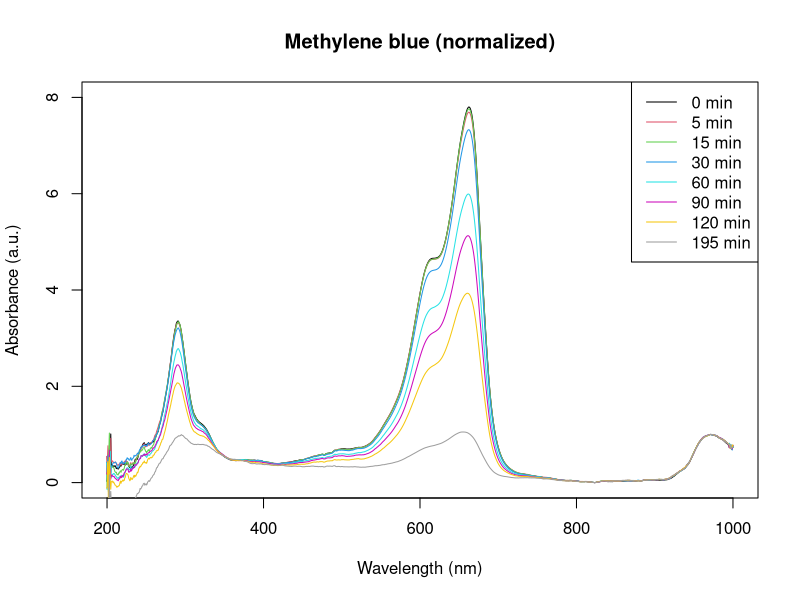
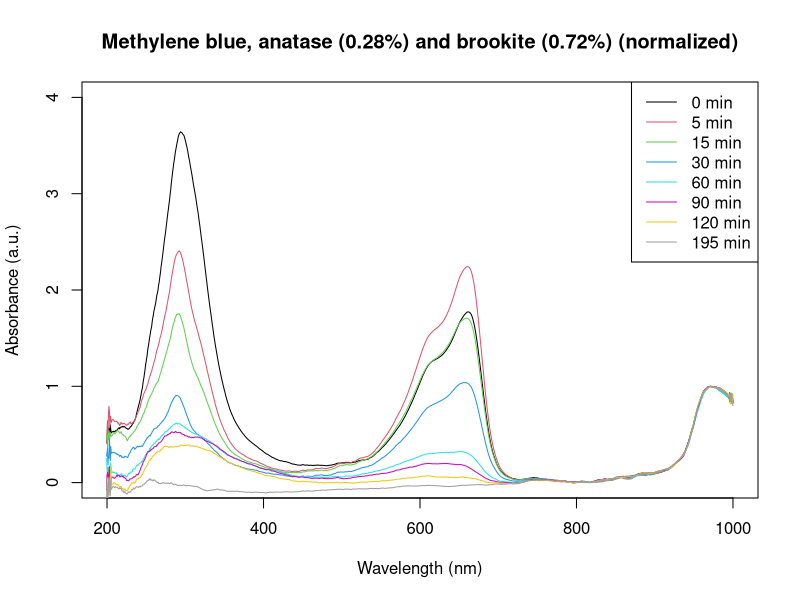
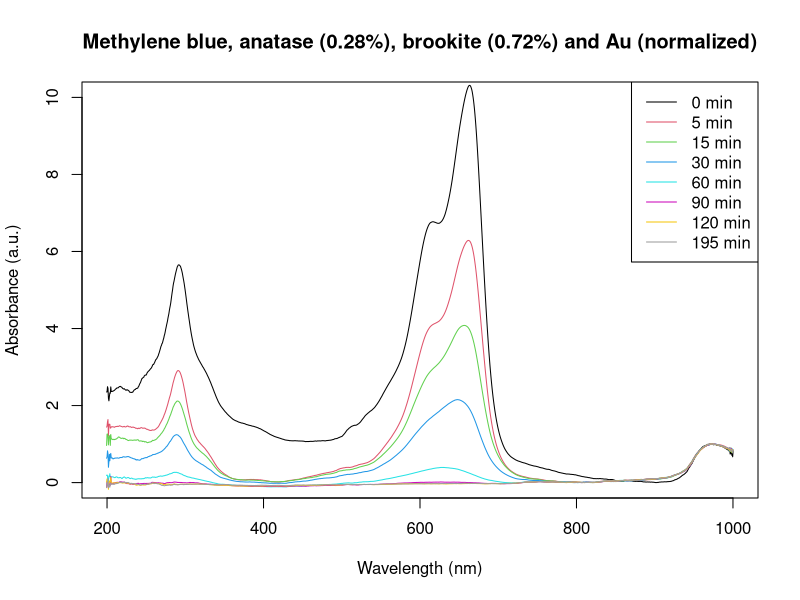
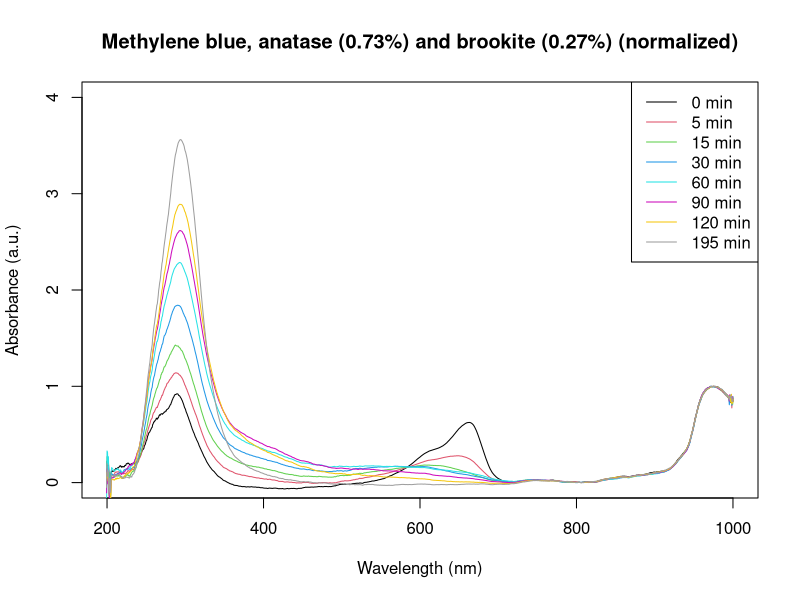
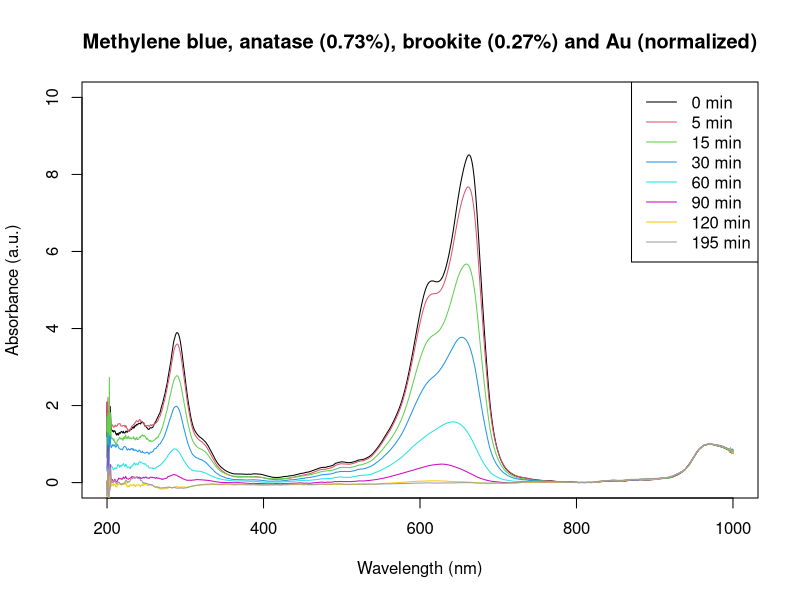

Here is the R script that generated these plots, in order:
# This script only normalizes the data
# We subtract the minimum in the region above 800nm
# and multiply by the maximum in that region.
# We save the normalized data and produce plots for it


# Read all the data files
mb <- read.table("Methylene_blue.dat")
mbAn0.28Br0.72 <- read.table("Methylene_blue_anatase0.28_brookite0.72.dat")
mbAn0.28Br0.72Au <- read.table("Methylene_blue_anatase0.28_brookite0.72_Au.dat")
mbAn0.73Br0.27 <- read.table("Methylene_blue_anatase0.73_brookite0.27.dat")
mbAn0.73Br0.27Au <- read.table("Methylene_blue_anatase0.73_brookite0.27_Au.dat")

# Correct names
names(mb)               <- c("Wavelength", "min195", "min120", "min90", "min60", "min30", "min15", "min5", "min0")
names(mbAn0.28Br0.72)   <- c("Wavelength", "min195", "min120", "min90", "min60", "min30", "min15", "min5", "min0")
names(mbAn0.28Br0.72Au) <- c("Wavelength", "min195", "min120", "min90", "min60", "min30", "min15", "min5", "min0")
names(mbAn0.73Br0.27)   <- c("Wavelength", "min195", "min120", "min90", "min60", "min30", "min15", "min5", "min0")
names(mbAn0.73Br0.27Au) <- c("Wavelength", "min195", "min120", "min90", "min60", "min30", "min15", "min5", "min0")

# Finding the minimum values
mb_min <- apply(mb[mb$Wavelength > 800,], 2, min)
mbAn0.28Br0.72_min <- apply(mbAn0.28Br0.72[mbAn0.28Br0.72$Wavelength > 800,], 2, min)
mbAn0.28Br0.72Au_min <- apply(mbAn0.28Br0.72Au[mbAn0.28Br0.72Au$Wavelength > 800,], 2, min)
mbAn0.73Br0.27_min <- apply(mbAn0.73Br0.27[mbAn0.73Br0.27$Wavelength > 800,], 2, min)
mbAn0.73Br0.27Au_min <- apply(mbAn0.73Br0.27Au[mbAn0.73Br0.27Au$Wavelength > 800,], 2, min)

# Subtracting the minimum values
mb_norm               <- sweep(mb, 2, mb_min, "-")
mbAn0.28Br0.72_norm   <- sweep(mbAn0.28Br0.72, 2, mbAn0.28Br0.72_min, "-")
mbAn0.28Br0.72Au_norm <- sweep(mbAn0.28Br0.72Au, 2, mbAn0.28Br0.72Au_min, "-")
mbAn0.73Br0.27_norm   <- sweep(mbAn0.73Br0.27, 2, mbAn0.73Br0.27_min, "-")
mbAn0.73Br0.27Au_norm <- sweep(mbAn0.73Br0.27Au, 2, mbAn0.73Br0.27Au_min, "-")

# Finding the maximum values
mb_max               <- apply(mb_norm[mb$Wavelength > 800,], 2, max)
mbAn0.28Br0.72_max   <- apply(mbAn0.28Br0.72_norm[mbAn0.28Br0.72$Wavelength > 800,], 2, max)
mbAn0.28Br0.72Au_max <- apply(mbAn0.28Br0.72Au_norm[mbAn0.28Br0.72Au$Wavelength > 800,], 2, max)
mbAn0.73Br0.27_max   <- apply(mbAn0.73Br0.27_norm[mbAn0.73Br0.27$Wavelength > 800,], 2, max)
mbAn0.73Br0.27Au_max <- apply(mbAn0.73Br0.27Au_norm[mbAn0.73Br0.27Au$Wavelength > 800,], 2, max)

# Dividing by the maximum values
mb_norm               <- sweep(mb_norm, 2, mb_max, "/")
mbAn0.28Br0.72_norm   <- sweep(mbAn0.28Br0.72_norm, 2, mbAn0.28Br0.72_max, "/")
mbAn0.28Br0.72Au_norm <- sweep(mbAn0.28Br0.72Au_norm, 2, mbAn0.28Br0.72Au_max, "/")
mbAn0.73Br0.27_norm   <- sweep(mbAn0.73Br0.27_norm, 2, mbAn0.73Br0.27_max, "/")
mbAn0.73Br0.27Au_norm <- sweep(mbAn0.73Br0.27Au_norm, 2, mbAn0.73Br0.27Au_max, "/")

# Restoring the values of the first column
mb_norm$Wavelength               <- mb$Wavelength
mbAn0.28Br0.72_norm$Wavelength   <- mbAn0.28Br0.72$Wavelength
mbAn0.28Br0.72Au_norm$Wavelength <- mbAn0.28Br0.72Au$Wavelength
mbAn0.73Br0.27_norm$Wavelength   <- mbAn0.73Br0.27$Wavelength
mbAn0.73Br0.27Au_norm$Wavelength <- mbAn0.73Br0.27$Wavelength

# Save the normalized data
write.table(mb_norm,               file = "Methylene_blue_normalized.dat", row.names = FALSE)
write.table(mbAn0.28Br0.72_norm,   file = "Methylene_blue_anatase0.28_brookite0.72_normalized.dat", row.names = FALSE)
write.table(mbAn0.28Br0.72Au_norm, file = "Methylene_blue_anatase0.28_brookite0.72_Au_normalized.dat", row.names = FALSE)
write.table(mbAn0.73Br0.27_norm,   file = "Methylene_blue_anatase0.73_brookite0.27_normalized.dat", row.names = FALSE)
write.table(mbAn0.73Br0.27Au_norm, file = "Methylene_blue_anatase0.73_brookite0.27_Au_normalized.dat", row.names = FALSE)


# Plots
pal <- palette(rainbow(9))

png(filename = "Methylene_blue_normalized.png", width = 600, height = 450, units = "px")
plot(mb_norm$Wavelength, mb_norm$min0, type = "n", 
     xlim=c(200,1000), ylim=c(0,8), xlab = "Wavelength (nm)", ylab = "Absorbance (a.u.)")
lines(mb_norm$Wavelength, mb_norm$min0, type = "l", col = pal[1])
lines(mb_norm$Wavelength, mb_norm$min5, type = "l", col = pal[2])
lines(mb_norm$Wavelength, mb_norm$min15, type = "l", col = pal[3])
lines(mb_norm$Wavelength, mb_norm$min30, type = "l", col = pal[4])
lines(mb_norm$Wavelength, mb_norm$min60, type = "l", col = pal[5])
lines(mb_norm$Wavelength, mb_norm$min90, type = "l", col = pal[6])
lines(mb_norm$Wavelength, mb_norm$min120, type = "l", col = pal[7])
lines(mb_norm$Wavelength, mb_norm$min195, type = "l", col = pal[8])
legend("topright", col = pal, legend = c("0 min","5 min","15 min","30 min","60 min","90 min","120 min","195 min"), lwd = 1)
title("Methylene blue (normalized)")
dev.off()

png(filename = "Methylene_blue_anatase0.28_brookite0.72_normalized.png", width = 600, height = 450, units = "px")
plot(mbAn0.28Br0.72_norm$Wavelength, mbAn0.28Br0.72_norm$min0, type = "n", 
     xlim=c(200,1000), ylim=c(0,4), xlab = "Wavelength (nm)", ylab = "Absorbance (a.u.)")
lines(mbAn0.28Br0.72_norm$Wavelength, mbAn0.28Br0.72_norm$min0, type = "l", col = pal[1])
lines(mbAn0.28Br0.72_norm$Wavelength, mbAn0.28Br0.72_norm$min5, type = "l", col = pal[2])
lines(mbAn0.28Br0.72_norm$Wavelength, mbAn0.28Br0.72_norm$min15, type = "l", col = pal[3])
lines(mbAn0.28Br0.72_norm$Wavelength, mbAn0.28Br0.72_norm$min30, type = "l", col = pal[4])
lines(mbAn0.28Br0.72_norm$Wavelength, mbAn0.28Br0.72_norm$min60, type = "l", col = pal[5])
lines(mbAn0.28Br0.72_norm$Wavelength, mbAn0.28Br0.72_norm$min90, type = "l", col = pal[6])
lines(mbAn0.28Br0.72_norm$Wavelength, mbAn0.28Br0.72_norm$min120, type = "l", col = pal[7])
lines(mbAn0.28Br0.72_norm$Wavelength, mbAn0.28Br0.72_norm$min195, type = "l", col = pal[8])
legend("topright", col = pal, legend = c("0 min","5 min","15 min","30 min","60 min","90 min","120 min","195 min"), lwd = 1)
title("Methylene blue, anatase (0.28%) and brookite (0.72%) (normalized)")
dev.off()

png(filename = "Methylene_blue_anatase0.28_brookite0.72_Au_normalized.png", width = 600, height = 450, units = "px")
plot(mbAn0.28Br0.72Au_norm$Wavelength, mbAn0.28Br0.72Au_norm$min0, type = "n", 
     xlim=c(200,1000), ylim=c(0,10), xlab = "Wavelength (nm)", ylab = "Absorbance (a.u.)")
lines(mbAn0.28Br0.72Au_norm$Wavelength, mbAn0.28Br0.72Au_norm$min0, type = "l", col = pal[1])
lines(mbAn0.28Br0.72Au_norm$Wavelength, mbAn0.28Br0.72Au_norm$min5, type = "l", col = pal[2])
lines(mbAn0.28Br0.72Au_norm$Wavelength, mbAn0.28Br0.72Au_norm$min15, type = "l", col = pal[3])
lines(mbAn0.28Br0.72Au_norm$Wavelength, mbAn0.28Br0.72Au_norm$min30, type = "l", col = pal[4])
lines(mbAn0.28Br0.72Au_norm$Wavelength, mbAn0.28Br0.72Au_norm$min60, type = "l", col = pal[5])
lines(mbAn0.28Br0.72Au_norm$Wavelength, mbAn0.28Br0.72Au_norm$min90, type = "l", col = pal[6])
lines(mbAn0.28Br0.72Au_norm$Wavelength, mbAn0.28Br0.72Au_norm$min120, type = "l", col = pal[7])
lines(mbAn0.28Br0.72Au_norm$Wavelength, mbAn0.28Br0.72Au_norm$min195, type = "l", col = pal[8])
legend("topright", col = pal, legend = c("0 min","5 min","15 min","30 min","60 min","90 min","120 min","195 min"), lwd = 1)
title("Methylene blue, anatase (0.28%), brookite (0.72%) and Au (normalized)")
dev.off()

png(filename = "Methylene_blue_anatase0.73_brookite0.27_normalized.png", width = 600, height = 450, units = "px")
plot(mbAn0.73Br0.27_norm$Wavelength, mbAn0.73Br0.27_norm$min0, type = "n", 
     xlim=c(200,1000), ylim=c(0,4), xlab = "Wavelength (nm)", ylab = "Absorbance (a.u.)")
lines(mbAn0.73Br0.27_norm$Wavelength, mbAn0.73Br0.27_norm$min0, type = "l", col = pal[1])
lines(mbAn0.73Br0.27_norm$Wavelength, mbAn0.73Br0.27_norm$min5, type = "l", col = pal[2])
lines(mbAn0.73Br0.27_norm$Wavelength, mbAn0.73Br0.27_norm$min15, type = "l", col = pal[3])
lines(mbAn0.73Br0.27_norm$Wavelength, mbAn0.73Br0.27_norm$min30, type = "l", col = pal[4])
lines(mbAn0.73Br0.27_norm$Wavelength, mbAn0.73Br0.27_norm$min60, type = "l", col = pal[5])
lines(mbAn0.73Br0.27_norm$Wavelength, mbAn0.73Br0.27_norm$min90, type = "l", col = pal[6])
lines(mbAn0.73Br0.27_norm$Wavelength, mbAn0.73Br0.27_norm$min120, type = "l", col = pal[7])
lines(mbAn0.73Br0.27_norm$Wavelength, mbAn0.73Br0.27_norm$min195, type = "l", col = pal[8])
legend("topright", col = pal, legend = c("0 min","5 min","15 min","30 min","60 min","90 min","120 min","195 min"), lwd = 1)
title("Methylene blue, anatase (0.73%) and brookite (0.27%) (normalized)")
dev.off()

png(filename = "Methylene_blue_anatase0.73_brookite0.27_Au_normalized.png", width = 600, height = 450, units = "px")
plot(mbAn0.73Br0.27Au_norm$Wavelength, mbAn0.73Br0.27Au_norm$min0, type = "n", 
     xlim=c(200,1000), ylim=c(0,10), xlab = "Wavelength (nm)", ylab = "Absorbance (a.u.)")
lines(mbAn0.73Br0.27Au_norm$Wavelength, mbAn0.73Br0.27Au_norm$min0, type = "l", col = pal[1])
lines(mbAn0.73Br0.27Au_norm$Wavelength, mbAn0.73Br0.27Au_norm$min5, type = "l", col = pal[2])
lines(mbAn0.73Br0.27Au_norm$Wavelength, mbAn0.73Br0.27Au_norm$min15, type = "l", col = pal[3])
lines(mbAn0.73Br0.27Au_norm$Wavelength, mbAn0.73Br0.27Au_norm$min30, type = "l", col = pal[4])
lines(mbAn0.73Br0.27Au_norm$Wavelength, mbAn0.73Br0.27Au_norm$min60, type = "l", col = pal[5])
lines(mbAn0.73Br0.27Au_norm$Wavelength, mbAn0.73Br0.27Au_norm$min90, type = "l", col = pal[6])
lines(mbAn0.73Br0.27Au_norm$Wavelength, mbAn0.73Br0.27Au_norm$min120, type = "l", col = pal[7])
lines(mbAn0.73Br0.27Au_norm$Wavelength, mbAn0.73Br0.27Au_norm$min195, type = "l", col = pal[8])
legend("topright", col = pal, legend = c("0 min","5 min","15 min","30 min","60 min","90 min","120 min","195 min"), lwd = 1)
title("Methylene blue, anatase (0.73%), brookite (0.27%) and Au (normalized)")
dev.off()
